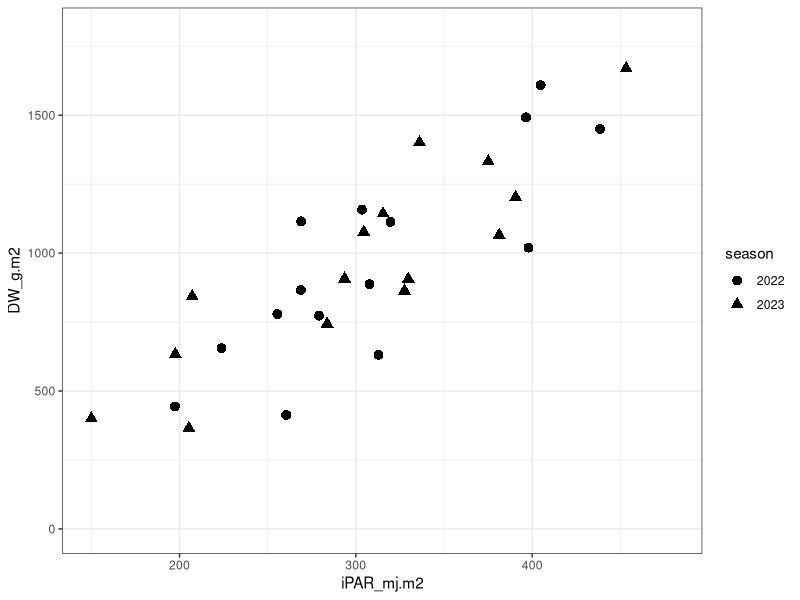

Generate this figure with R: (Note: this script raises an error after producing the figure.)
## ---- chunk 1
library("tidyverse")
## ---- chunk 2
df1 <- read.csv("../Data/RUE.csv") %>% 
  mutate(across(season,as.character))

## ---- chunk 3
summary(df1)
glimpse(df1)
## ---- chunk 4
df1 %>% 
  ggplot(aes(iPAR_mj.m2,DW_g.m2)) +
  geom_point(aes(shape=season),
             size=3) +
  scale_x_continuous(limits = c(150,480))+
  scale_y_continuous(limits = c(0,1800)) +
  theme_bw()
## ---- chunk 5
n = nrow(df1)

# LSE for \beta_1
b1_hat = sum((df1$iPAR_mj.m2-mean(df1$iPAR_mj.m2))*(df1$DW_g.m2-mean(df1$DW_g.m2)))/
  sum((df1$iPAR_mj.m2-mean(df1$iPAR_mj.m2))^2)

# LSE for \beta_0
b0_hat = mean(df1$DW_g.m2-b1_hat*mean(df1$iPAR_mj.m2))

# LSE for \sigma^2
sig2_hat = (sum((df1$DW_g.m2-(b0_hat+b1_hat*df1$iPAR_mj.m2))^2))/(n-2)
se_hat = sqrt(sig2_hat)

# LSE for simple linear regression model
b1_hat
b0_hat
sig2_hat

## ---- chunk 6
# se(\beta_1)
var_b1hat = sig2_hat/sum((df1$iPAR_mj.m2-mean(df1$iPAR_mj.m2))^2)
se_b1hat = sqrt(var_b1hat)

# se(\beta_1)
var_b0hat = sig2_hat*((1/n)+((mean(df1$iPAR_mj.m2)^2)/sum((df1$iPAR_mj.m2-mean(df1$iPAR_mj.m2))^2)))
se_b0hat = sqrt(var_b0hat)

se_b1hat
se_b0hat
## ---- chunk 7
# Build the t-statistic for H_0
t_star_b1 = b1_hat/se_b1hat
# Compute p-value = 2*P(t>t_star)
p_val_b1 <- 2*(1-pt(abs(t_star_b1),(n-2)))
p_val_b1
## ---- chunk 8
# Build the t-statistic for H_0
t_star_b0 = b0_hat/se_b0hat
# Compute p-value = 2*P(t>t_star)
p_val_b0 <- 2*(1-pt(abs(t_star_b0),(n-2)))
p_val_b0
## ---- chunk 9
t_star_b1
# Obtain p-value for \alpha=0.05
qt(1-(0.05/2),(n-2))

## ---- chunk 10
t_star_b0
# Obtain p-value for \alpha=0.05
qt(1-(0.05/2),(n-2))

## ---- chunk 11
SSR = sum(((b0_hat+b1_hat*df1$iPAR_mj.m2)-mean(df1$DW_g.m2))^2)
SSE = sum((df1$DW_g.m2-(b0_hat+b1_hat*df1$iPAR_mj.m2))^2)
## ---- chunk 12
MSR = SSR/1
MSE = SSE/(n-2)
## ---- chunk 13
F_star = MSR/MSE

F_star
## ---- chunk 14
p_val_Fstar = 1-pf(F_star,1,(n-2))

p_val_Fstar
## ---- chunk 15
SSR/(SSR+SSE)
## ---- chunk 16
tibble(Parameter = c("b0_hat","b1_hat","se_hat"),
       "E[.]" = c(b0_hat,b1_hat,se_hat),
       "se(.)" = c(se_b0hat,se_b1hat,NA),
       t_star = c(t_star_b0,t_star_b1,NA),
       p_value = c(p_val_b0,p_val_b1,NA)) %>% 
  mutate(across(c("E[.]","se(.)","t_star"),round,digits=3))

## ---- chunk 17
tibble(Source = c("Regression","Error","Total"),
       SS = c(SSR,SSE,(SSR+SSR)),
       df = c("1","n-2=28","n-1=29"),
       MS = c(MSR,MSE,NA),
       F_star = c(round(F_star,2),NA,NA),
       p_val_Fstar = c(p_val_Fstar,NA,NA)) #%>% 
  mutate(across(c("E[.]","se(.)","t_star"),round,digits=3))
## ---- chunk 18
lin_model <- lm(DW_g.m2~iPAR_mj.m2, data=df1)

summary(lin_model)

## ---- chunk 19
res <- residuals(lin_model)
## ---- chunk 20
# Shapiro-Wilk Normality Test
shapiro.test(res) # H0: residuals are normally distributed; do not reject H0 if p-value > 0.05
# qqplot
qqnorm(res);qqline(res)
## ---- chunk 21
# Levene test
plot(fitted(lin_model), res);abline(0,0)

plot(fitted(lin_model),rstandard(lin_model));abline(0,0)

## ---- chunk 22
df_fit <- tibble(x=seq(min(df1$iPAR_mj.m2),
             max(df1$iPAR_mj.m2),0.1),
       y = lin_model$coefficients[1]+lin_model$coefficients[2]*x)


df1 %>% 
  ggplot() +
  geom_point(aes(iPAR_mj.m2,DW_g.m2,
                 shape=season),
             size=3,
             fill = "grey95") +
  scale_shape_manual(values=c("2022"=21,
                              "2023"=25)) +
  geom_line(data = df_fit,
            aes(x,y),
            linewidth=1, 
            color = "purple") +
  scale_x_continuous(limits = c(150,480))+
  scale_y_continuous(limits = c(0,1800)) +
  theme_bw()
  

## ---- chunk 23
df2 <- read.csv("../Data/Nfer_Corn.csv") %>% 
  mutate(across(block,as.character))
## ---- chunk 24
summary(df2)
glimpse(df2)
## ---- chunk 25
df2 %>% 
  ggplot(aes(Nrate_kg.ha,GY_kg.ha)) +
  geom_point(aes(color=block),
             size=3) +
  scale_x_continuous(limits = c(0,380))+
  scale_y_continuous(limits = c(0,14000)) +
  theme_bw()
## ---- chunk 26
lin_mod <- lm(GY_kg.ha~Nrate_kg.ha, data = df2)
quad_mod <- lm(GY_kg.ha~Nrate_kg.ha+I(Nrate_kg.ha^2), data = df2)

summary(quad_mod)

# anova(lin_mod,quad_mod)

## ---- chunk 27
contrasts()
## ---- chunk 28
res <- residuals(quad_mod)
## ---- chunk 29
# Shapiro-Wilk Normality Test
shapiro.test(res) # H0: residuals are normally distributed; do not reject H0 if p-value > 0.05
# qqplot
qqnorm(res);qqline(res)
## ---- chunk 30
# Levene test
plot(fitted(quad_mod), res);abline(0,0)

plot(fitted(quad_mod),rstandard(quad_mod));abline(0,0)

## ---- chunk 31
df_fit <- tibble(x=seq(min(df2$Nrate_kg.ha),
             max(df2$Nrate_kg.ha),1),
       y = quad_mod$coefficients[1]+quad_mod$coefficients[2]*x+quad_mod$coefficients[3]*(x^2))



df2 %>% 
  ggplot(aes(Nrate_kg.ha,GY_kg.ha)) +
  geom_point(aes(fill=block),
             size=3,
             shape = 21,
             alpha = 0.8) +
  geom_line(data = df_fit,
            aes(x,y),
            linewidth=1, 
            color = "purple") +
  scale_x_continuous(limits = c(0,380))+
  scale_y_continuous(limits = c(0,14000)) +
  theme_bw()
